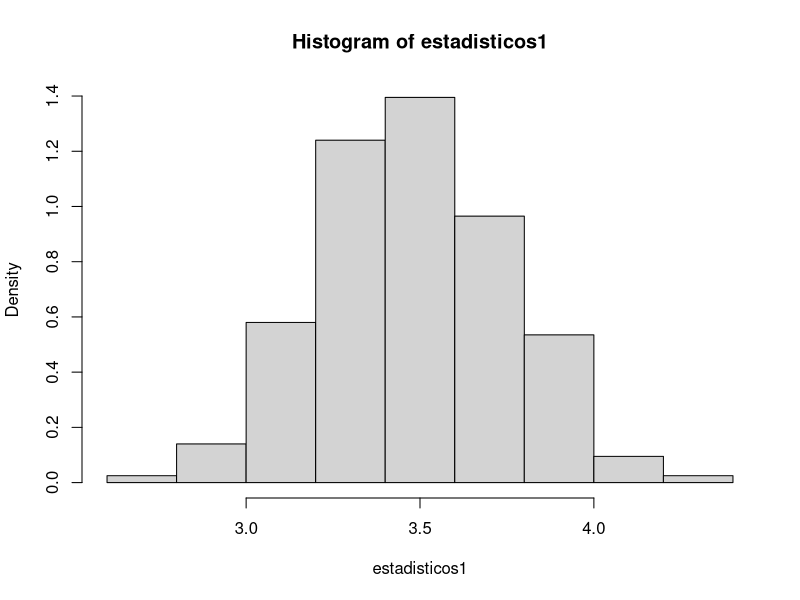
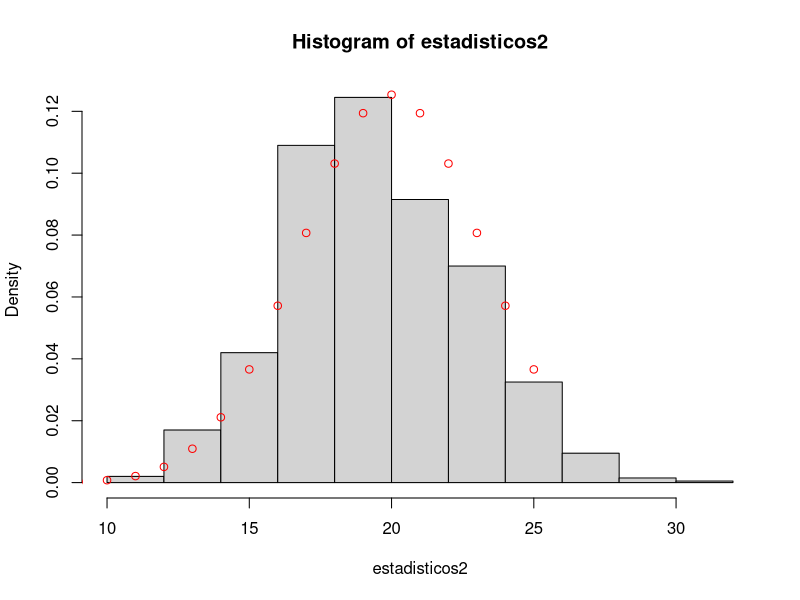
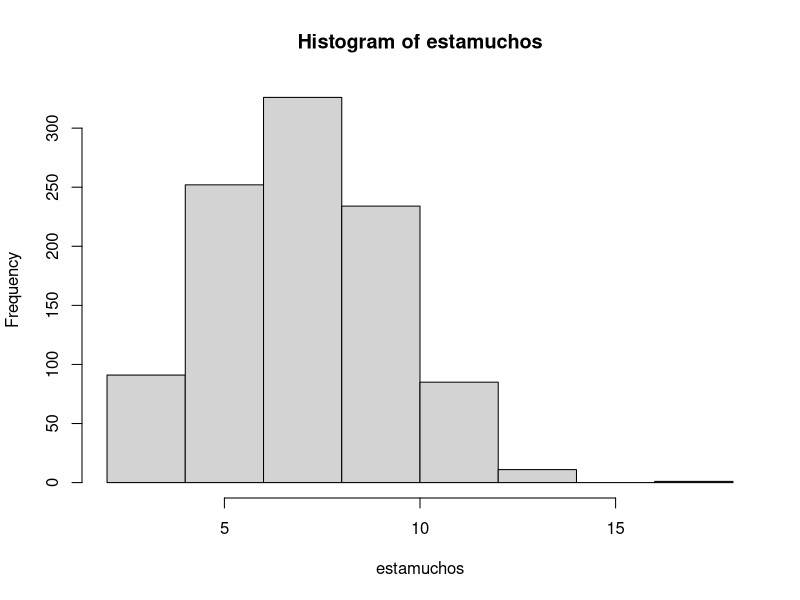

Recreate these plots in R, in order.

estadistico1 = function(muestra){
  mean(muestra)
}

estadistico2 = function(muestra){
  sum( muestra <= 3 )
}

n = 40
#Item 3
muestra = sample(1:6, n, replace = TRUE)
estadistico1(muestra)
estadistico2(muestra)

estadisticos1 = replicate(1000 , estadistico1(sample(1:6, n, replace = TRUE)))
estadisticos2 = replicate(1000 , estadistico2(sample(1:6, n, replace = TRUE)))

hist(estadisticos1, freq = FALSE)
hist(estadisticos2, freq = FALSE)
points(5:25, dbinom(5:25, n, 0.5), col = "red")

qbinom(0.975, n, 0.5)
qbinom(0.025, n, 0.5)
#region de rechazo es Menor que 8 o mayor que 17

(sum(estadisticos2 > 20) + sum(estadisticos2 < 10))/1000

qbinom(0.9, n, 0.5)
qbinom(0.95, n, 0.5)


estamuchos = replicate( 1000, estadistico2( sample(1:6, 25, replace = TRUE, c(rep(0.1, 5), 0.5))))

mean(estamuchos >=17)
hist(estamuchos)
